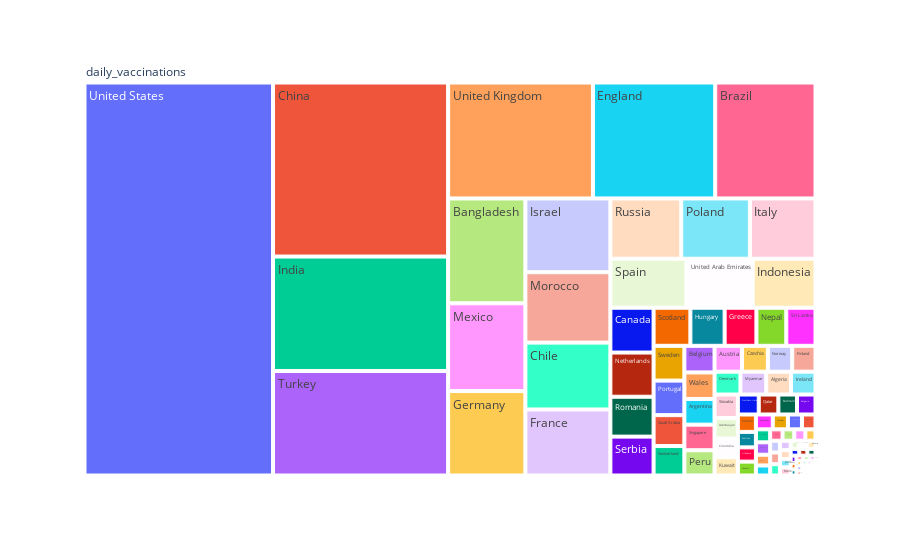

Notebook code for this chart:
### Code cell
fig = px.treemap(df, path=[px.Constant('daily_vaccinations'),'country'], values='daily_vaccinations',
                   hover_data=['country'])
fig.show()

### Figure 1 — Plotly figure (JSON) as saved in the notebook; plotly's stock layout.template omitted (floating-point values rounded to 4 significant figures)
{"data": [{"branchvalues": "total", "customdata": [["Afghanistan"], ["Albania"], ["Algeria"], ["Andorra"], ["Anguilla"], ["Antigua and Barbuda"], ["Argentina"], ["Australia"], ["Austria"], ["Azerbaijan"], ["Bahrain"], ["Bangladesh"], ["Barbados"], ["Belarus"], ["Belgium"], ["Bermuda"], ["Bolivia"], ["Bosnia and Herzegovina"], ["Brazil"], ["Bulgaria"], ["Cambodia"], ["Canada"], ["Cayman Islands"], ["Chile"], ["China"], ["Colombia"], ["Costa Rica"], ["Croatia"], ["Cyprus"], ["Czechia"], ["Denmark"], ["Dominica"], ["Dominican Republic"], ["Ecuador"], ["Egypt"], ["El Salvador"], ["England"], ["Estonia"], ["Faeroe Islands"], ["Falkland Islands"], ["Finland"], ["France"], ["French Polynesia"], ["Germany"], ["Gibraltar"], ["Greece"], ["Greenland"], ["Grenada"], ["Guernsey"], ["Guyana"], ["Hong Kong"], ["Hungary"], ["Iceland"], ["India"], ["Indonesia"], ["Iran"], ["Ireland"], ["Isle of Man"], ["Israel"], ["Italy"], ["Japan"], ["Jordan"], ["Kazakhstan"], ["Kuwait"], ["Latvia"], ["Lebanon"], ["Liechtenstein"], ["Lithuania"], ["Luxembourg"], ["Macao"], ["Maldives"], ["Malta"], ["Mauritius"], ["Mexico"], ["Monaco"], ["Mongolia"], ["Montenegro"], ["Montserrat"], ["Morocco"], ["Myanmar"], ["Nepal"], ["Netherlands"], ["New Caledonia"], ["New Zealand"], ["North Macedonia"], ["Northern Cyprus"], ["Northern Ireland"], ["Norway"], ["Oman"], ["Pakistan"], ["Panama"], ["Paraguay"], ["Peru"], ["Poland"], ["Portugal"], ["Qatar"], ["Romania"], ["Russia"], ["Rwanda"], ["Saint Helena"], ["Saint Kitts and Nevis"], ["Saint Lucia"], ["Saudi Arabia"], ["Scotland"], ["Senegal"], ["Serbia"], ["Seychelles"], ["Singapore"], ["Slovakia"], ["Slovenia"], ["South Africa"], ["Spain"], ["Sri Lanka"], ["Suriname"], ["Sweden"], ["Switzerland"], ["Trinidad and Tobago"], ["Turkey"], ["Turks and Caicos Islands"], ["United Arab Emirates"], ["United Kingdom"], ["United States"], ["Venezuela"], ["Wales"], ["Zimbabwe"], ["(?)"]], "domain": {"x": [0.0, 1.0], "y": [0.0, 1.0]}, "hovertemplate": "labels=%{label}<br>daily_vaccinations=%{value}<br>parent=%{parent}<br>id=%{id}<br>country=%{customdata[0]}<extra></extra>", "ids": ["daily_vaccinations/Afghanistan", "daily_vaccinations/Albania", "daily_vaccinations/Algeria", "daily_vaccinations/Andorra", "daily_vaccinations/Anguilla", "daily_vaccinations/Antigua and Barbuda", "daily_vaccinations/Argentina", "daily_vaccinations/Australia", "daily_vaccinations/Austria", "daily_vaccinations/Azerbaijan", "daily_vaccinations/Bahrain", "daily_vaccinations/Bangladesh", "daily_vaccinations/Barbados", "daily_vaccinations/Belarus", "daily_vaccinations/Belgium", "daily_vaccinations/Bermuda", "daily_vaccinations/Bolivia", "daily_vaccinations/Bosnia and Herzegovina", "daily_vaccinations/Brazil", "daily_vaccinations/Bulgaria", "daily_vaccinations/Cambodia", "daily_vaccinations/Canada", "daily_vaccinations/Cayman Islands", "daily_vaccinations/Chile", "daily_vaccinations/China", "daily_vaccinations/Colombia", "daily_vaccinations/Costa Rica", "daily_vaccinations/Croatia", "daily_vaccinations/Cyprus", "daily_vaccinations/Czechia", "daily_vaccinations/Denmark", "daily_vaccinations/Dominica", "daily_vaccinations/Dominican Republic", "daily_vaccinations/Ecuador", "daily_vaccinations/Egypt", "daily_vaccinations/El Salvador", "daily_vaccinations/England", "daily_vaccinations/Estonia", "daily_vaccinations/Faeroe Islands", "daily_vaccinations/Falkland Islands", "daily_vaccinations/Finland", "daily_vaccinations/France", "daily_vaccinations/French Polynesia", "daily_vaccinations/Germany", "daily_vaccinations/Gibraltar", "daily_vaccinations/Greece", "daily_vaccinations/Greenland", "daily_vaccinations/Grenada", "daily_vaccinations/Guernsey", "daily_vaccinations/Guyana", "daily_vaccinations/Hong Kong", "daily_vaccinations/Hungary", "daily_vaccinations/Iceland", "daily_vaccinations/India", "daily_vaccinations/Indonesia", "daily_vaccinations/Iran", "daily_vaccinations/Ireland", "daily_vaccinations/Isle of Man", "daily_vaccinations/Israel", "daily_vaccinations/Italy", "daily_vaccinations/Japan", "daily_vaccinations/Jordan", "daily_vaccinations/Kazakhstan", "daily_vaccinations/Kuwait", "daily_vaccinations/Latvia", "daily_vaccinations/Lebanon", "daily_vaccinations/Liechtenstein", "daily_vaccinations/Lithuania", "daily_vaccinations/Luxembourg", "daily_vaccinations/Macao", "daily_vaccinations/Maldives", "daily_vaccinations/Malta", "daily_vaccinations/Mauritius", "daily_vaccinations/Mexico", "daily_vaccinations/Monaco", "daily_vaccinations/Mongolia", "daily_vaccinations/Montenegro", "daily_vaccinations/Montserrat", "daily_vaccinations/Morocco", "daily_vaccinations/Myanmar", "daily_vaccinations/Nepal", "daily_vaccinations/Netherlands", "daily_vaccinations/New Caledonia", "daily_vaccinations/New Zealand", "daily_vaccinations/North Macedonia", "daily_vaccinations/Northern Cyprus", "daily_vaccinations/Northern Ireland", "daily_vaccinations/Norway", "daily_vaccinations/Oman", "daily_vaccinations/Pakistan", "daily_vaccinations/Panama", "daily_vaccinations/Paraguay", "daily_vaccinations/Peru", "daily_vaccinations/Poland", "daily_vaccinations/Portugal", "daily_vaccinations/Qatar", "daily_vaccinations/Romania", "daily_vaccinations/Russia", "daily_vaccinations/Rwanda", "daily_vaccinations/Saint Helena", "daily_vaccinations/Saint Kitts and Nevis", "daily_vaccinations/Saint Lucia", "daily_vaccinations/Saudi Arabia", "daily_vaccinations/Scotland", "daily_vaccinations/Senegal", "daily_vaccinations/Serbia", "daily_vaccinations/Seychelles", "daily_vaccinations/Singapore", "daily_vaccinations/Slovakia", "daily_vaccinations/Slovenia", "daily_vaccinations/South Africa", "daily_vaccinations/Spain", "daily_vaccinations/Sri Lanka", "daily_vaccinations/Suriname", "daily_vaccinations/Sweden", "daily_vaccinations/Switzerland", "daily_vaccinations/Trinidad and Tobago", "daily_vaccinations/Turkey", "daily_vaccinations/Turks and Caicos Islands", "daily_vaccinations/United Arab Emirates", "daily_vaccinations/United Kingdom", "daily_vaccinations/United States", "daily_vaccinations/Venezuela", "daily_vaccinations/Wales", "daily_vaccinations/Zimbabwe", "daily_vaccinations"], "labels": ["Afghanistan", "Albania", "Algeria", "Andorra", "Anguilla", "Antigua and Barbuda", "Argentina", "Australia", "Austria", "Azerbaijan", "Bahrain", "Bangladesh", "Barbados", "Belarus", "Belgium", "Bermuda", "Bolivia", "Bosnia and Herzegovina", "Brazil", "Bulgaria", "Cambodia", "Canada", "Cayman Islands", "Chile", "China", "Colombia", "Costa Rica", "Croatia", "Cyprus", "Czechia", "Denmark", "Dominica", "Dominican Republic", "Ecuador", "Egypt", "El Salvador", "England", "Estonia", "Faeroe Islands", "Falkland Islands", "Finland", "France", "French Polynesia", "Germany", "Gibraltar", "Greece", "Greenland", "Grenada", "Guernsey", "Guyana", "Hong Kong", "Hungary", "Iceland", "India", "Indonesia", "Iran", "Ireland", "Isle of Man", "Israel", "Italy", "Japan", "Jordan", "Kazakhstan", "Kuwait", "Latvia", "Lebanon", "Liechtenstein", "Lithuania", "Luxembourg", "Macao", "Maldives", "Malta", "Mauritius", "Mexico", "Monaco", "Mongolia", "Montenegro", "Montserrat", "Morocco", "Myanmar", "Nepal", "Netherlands", "New Caledonia", "New Zealand", "North Macedonia", "Northern Cyprus", "Northern Ireland", "Norway", "Oman", "Pakistan", "Panama", "Paraguay", "Peru", "Poland", "Portugal", "Qatar", "Romania", "Russia", "Rwanda", "Saint Helena", "Saint Kitts and Nevis", "Saint Lucia", "Saudi Arabia", "Scotland", "Senegal", "Serbia", "Seychelles", "Singapore", "Slovakia", "Slovenia", "South Africa", "Spain", "Sri Lanka", "Suriname", "Sweden", "Switzerland", "Trinidad and Tobago", "Turkey", "Turks and Caicos Islands", "United Arab Emirates", "United Kingdom", "United States", "Venezuela", "Wales", "Zimbabwe", "daily_vaccinations"], "name": "", "parents": ["daily_vaccinations", "daily_vaccinations", "daily_vaccinations", "daily_vaccinations", "daily_vaccinations", "daily_vaccinations", "daily_vaccinations", "daily_vaccinations", "daily_vaccinations", "daily_vaccinations", "daily_vaccinations", "daily_vaccinations", "daily_vaccinations", "daily_vaccinations", "daily_vaccinations", "daily_vaccinations", "daily_vaccinations", "daily_vaccinations", "daily_vaccinations", "daily_vaccinations", "daily_vaccinations", "daily_vaccinations", "daily_vaccinations", "daily_vaccinations", "daily_vaccinations", "daily_vaccinations", "daily_vaccinations", "daily_vaccinations", "daily_vaccinations", "daily_vaccinations", "daily_vaccinations", "daily_vaccinations", "daily_vaccinations", "daily_vaccinations", "daily_vaccinations", "daily_vaccinations", "daily_vaccinations", "daily_vaccinations", "daily_vaccinations", "daily_vaccinations", "daily_vaccinations", "daily_vaccinations", "daily_vaccinations", "daily_vaccinations", "daily_vaccinations", "daily_vaccinations", "daily_vaccinations", "daily_vaccinations", "daily_vaccinations", "daily_vaccinations", "daily_vaccinations", "daily_vaccinations", "daily_vaccinations", "daily_vaccinations", "daily_vaccinations", "daily_vaccinations", "daily_vaccinations", "daily_vaccinations", "daily_vaccinations", "daily_vaccinations", "daily_vaccinations", "daily_vaccinations", "daily_vaccinations", "daily_vaccinations", "daily_vaccinations", "daily_vaccinations", "daily_vaccinations", "daily_vaccinations", "daily_vaccinations", "daily_vaccinations", "daily_vaccinations", "daily_vaccinations", "daily_vaccinations", "daily_vaccinations", "daily_vaccinations", "daily_vaccinations", "daily_vaccinations", "daily_vaccinations", "daily_vaccinations", "daily_vaccinations", "daily_vaccinations", "daily_vaccinations", "daily_vaccinations", "daily_vaccinations", "daily_vaccinations", "daily_vaccinations", "daily_vaccinations", "daily_vaccinations", "daily_vaccinations", "daily_vaccinations", "daily_vaccinations", "daily_vaccinations", "daily_vaccinations", "daily_vaccinations", "daily_vaccinations", "daily_vaccinations", "daily_vaccinations", "daily_vaccinations", "daily_vaccinations", "daily_vaccinations", "daily_vaccinations", "daily_vaccinations", "daily_vaccinations", "daily_vaccinations", "daily_vaccinations", "daily_vaccinations", "daily_vaccinations", "daily_vaccinations", "daily_vaccinations", "daily_vaccinations", "daily_vaccinations", "daily_vaccinations", "daily_vaccinations", "daily_vaccinations", "daily_vaccinations", "daily_vaccinations", "daily_vaccinations", "daily_vaccinations", "daily_vaccinations", "daily_vaccinations", "daily_vaccinations", "daily_vaccinations", "daily_vaccinations", "daily_vaccinations", "daily_vaccinations", ""], "type": "treemap", "values": [0.0, 739.0, 11730.0, 64.0, 97.0, 895.0, 16060.0, 2769.0, 14730.0, 9929.0, 7712.0, 167900.0, 2086.0, 432.0, 16640.0, 560.0, 49.0, 574.0, 241000.0, 7661.0, 4327.0, 40120.0, 442.0, 117800.0, 631600.0, 9030.0, 605.0, 6506.0, 2002.0, 13860.0, 12270.0, 205.0, 2616.0, 4664.0, 2915.0, 1200.0, 293800.0, 3182.0, 67.0, 31.0, 12470.0, 116300.0, 339.0, 135200.0, 750.0, 25100.0, 77.0, 133.0, 85.0, 169.0, 0.0, 27040.0, 1131.0, 415300.0, 63820.0, 2969.0, 11600.0, 544.0, 129900.0, 81930.0, 2362.0, 1818.0, 638.0, 8810.0, 1396.0, 2393.0, 110.0, 5321.0, 1129.0, 293.0, 5192.0, 1812.0, 2381.0, 140500.0, 294.0, 0.0, 223.0, 43.0, 124100.0, 12220.0, 23560.0, 39560.0, 237.0, 88.0, 189.0, 1403.0, 8643.0, 13050.0, 2286.0, 5801.0, 5197.0, 0.0, 15790.0, 85760.0, 22060.0, 8122.0, 35700.0, 88540.0, 4170.0, 75.0, 0.0, 131.0, 19710.0, 29040.0, 0.0, 34810.0, 1403.0, 16010.0, 11370.0, 3660.0, 3843.0, 77240.0, 23060.0, 0.0, 22200.0, 18810.0, 63.0, 379300.0, 312.0, 67280.0, 348100.0, 1536000.0, 31.0, 16600.0, 660.0, 5954000.0]}], "layout": {"legend": {"tracegroupgap": 0}, "margin": {"t": 60}}}
